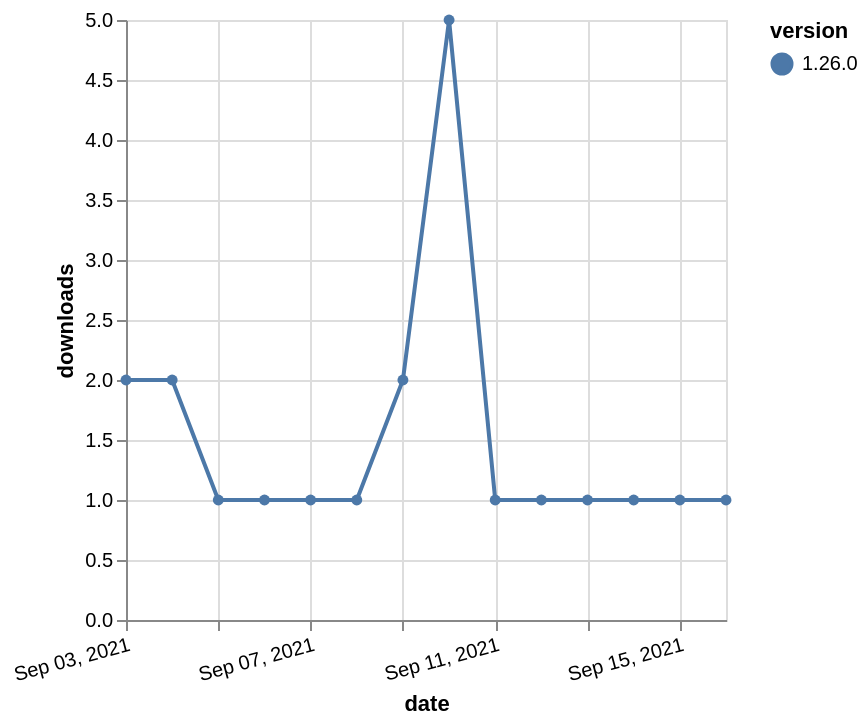

Vega-Lite specification for this chart:
### Vega-Lite specification from a JSON file in a GitHub repository (floating-point values rounded to 4 significant figures)
{"$schema": "https://vega.github.io/schema/vega-lite/v5.json", "description": "A simple bar chart with embedded data.", "data": {"values": [{"date": "2021-09-03", "total": 538, "delta": 2, "version": "1.26.0"}, {"date": "2021-09-04", "total": 540, "delta": 2, "version": "1.26.0"}, {"date": "2021-09-05", "total": 541, "delta": 1, "version": "1.26.0"}, {"date": "2021-09-06", "total": 542, "delta": 1, "version": "1.26.0"}, {"date": "2021-09-07", "total": 543, "delta": 1, "version": "1.26.0"}, {"date": "2021-09-08", "total": 544, "delta": 1, "version": "1.26.0"}, {"date": "2021-09-09", "total": 546, "delta": 2, "version": "1.26.0"}, {"date": "2021-09-10", "total": 551, "delta": 5, "version": "1.26.0"}, {"date": "2021-09-11", "total": 552, "delta": 1, "version": "1.26.0"}, {"date": "2021-09-12", "total": 553, "delta": 1, "version": "1.26.0"}, {"date": "2021-09-13", "total": 554, "delta": 1, "version": "1.26.0"}, {"date": "2021-09-14", "total": 555, "delta": 1, "version": "1.26.0"}, {"date": "2021-09-15", "total": 556, "delta": 1, "version": "1.26.0"}, {"date": "2021-09-16", "total": 557, "delta": 1, "version": "1.26.0"}]}, "width": "container", "mark": {"type": "line", "point": {"filled": true}}, "encoding": {"x": {"field": "date", "type": "temporal", "timeUnit": "yearmonthdate", "title": "date", "axis": {"labelAngle": -15}}, "y": {"field": "delta", "type": "quantitative", "title": "downloads"}, "color": {"field": "version", "type": "nominal"}, "tooltip": {"field": "delta"}}}
